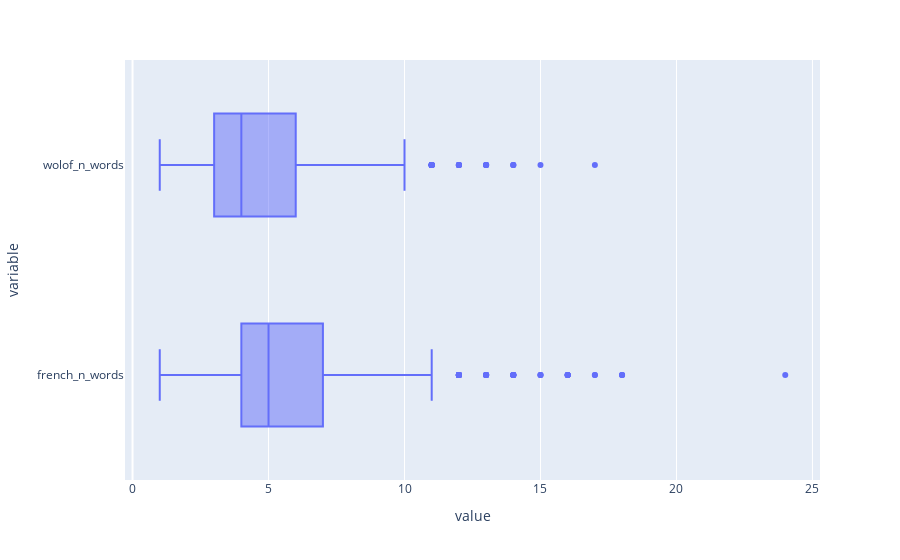

Notebook cell for this chart:
### Markdown cell above
Let are consider now the length to be the number of words separated by spaces. We will plot directly the box plot.

### Code cell
px.box(data_frame=corpora, x = ["french_n_words", "wolof_n_words"])

### Figure 1 — Plotly figure (JSON) as saved in the notebook; plotly's stock layout.template omitted (floating-point values rounded to 4 significant figures; data arrays with more than 128 entries replaced by an {"elided": "..."} marker saying what was removed)
{"data": [{"alignmentgroup": "True", "hovertemplate": "value=%{x}<br>variable=%{y}<extra></extra>", "legendgroup": "", "marker": {"color": "#636efa"}, "name": "", "notched": false, "offsetgroup": "", "orientation": "h", "showlegend": false, "type": "box", "x": {"elided": "3230 int values"}, "x0": " ", "xaxis": "x", "y": {"elided": "3230 str values"}, "y0": " ", "yaxis": "y"}], "layout": {"boxmode": "group", "legend": {"tracegroupgap": 0}, "margin": {"t": 60}, "xaxis": {"anchor": "y", "domain": [0, 1], "title": {"text": "value"}}, "yaxis": {"anchor": "x", "domain": [0, 1], "title": {"text": "variable"}}}}
